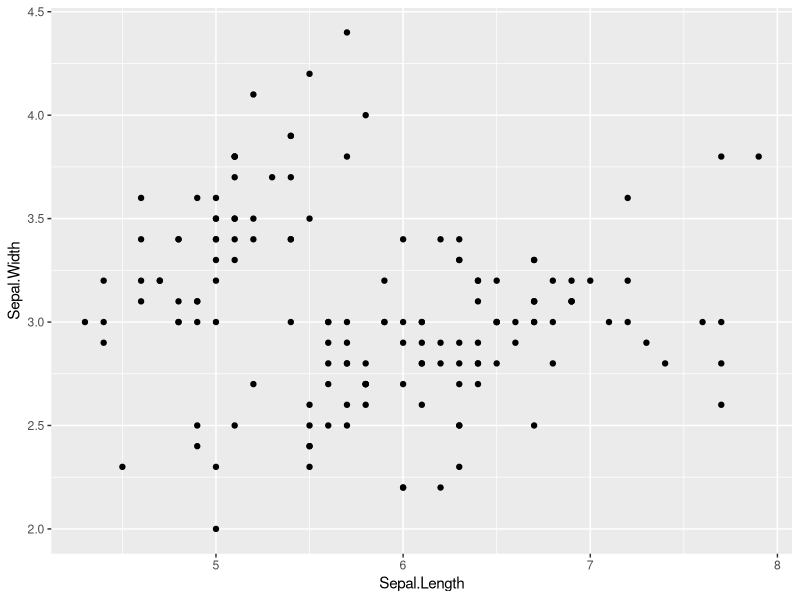
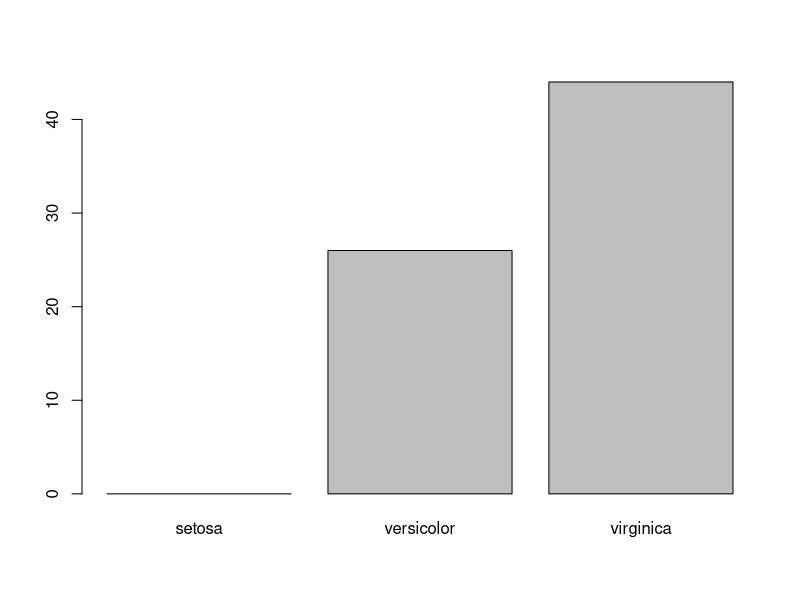
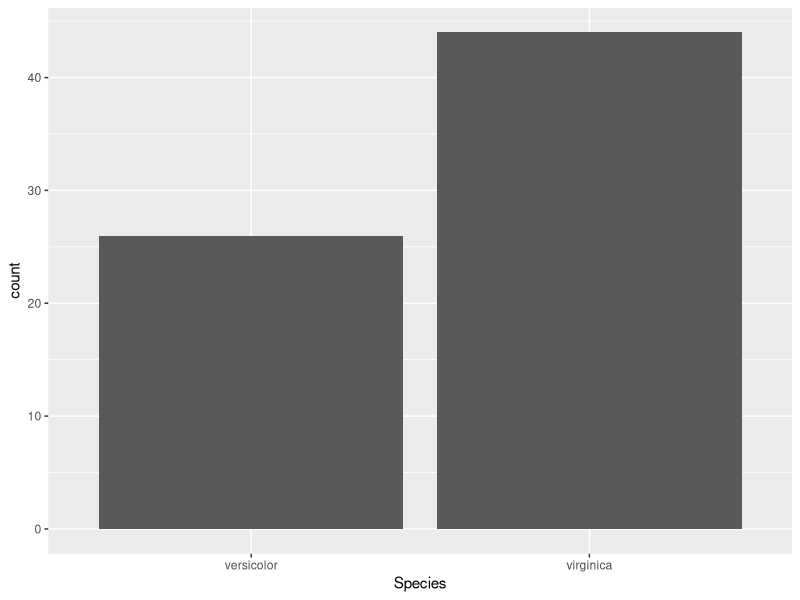
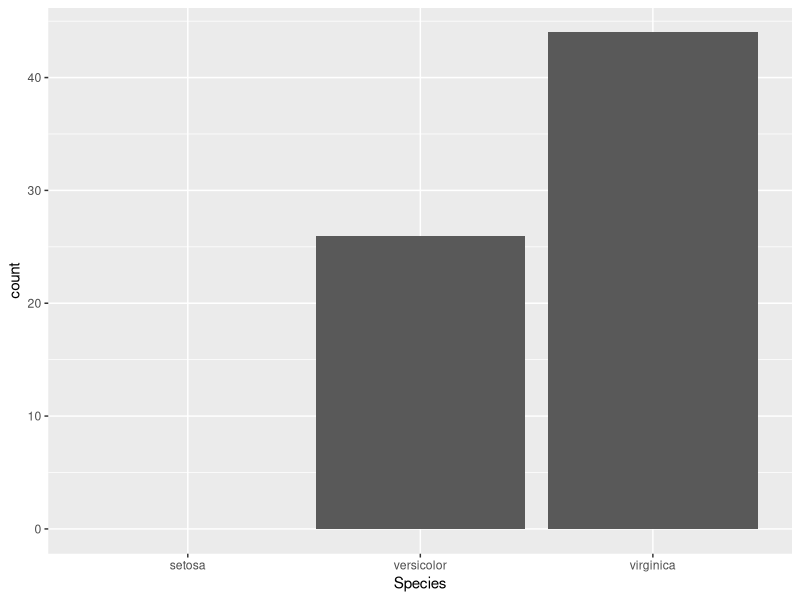
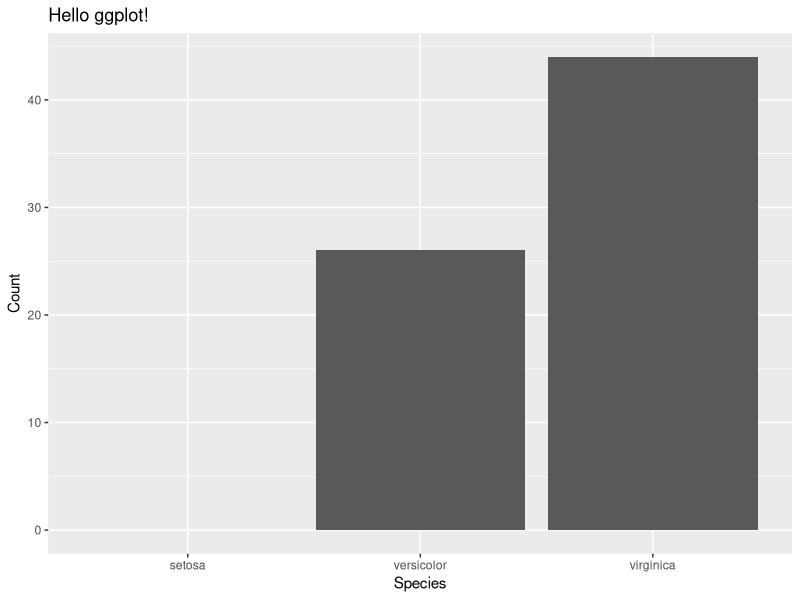
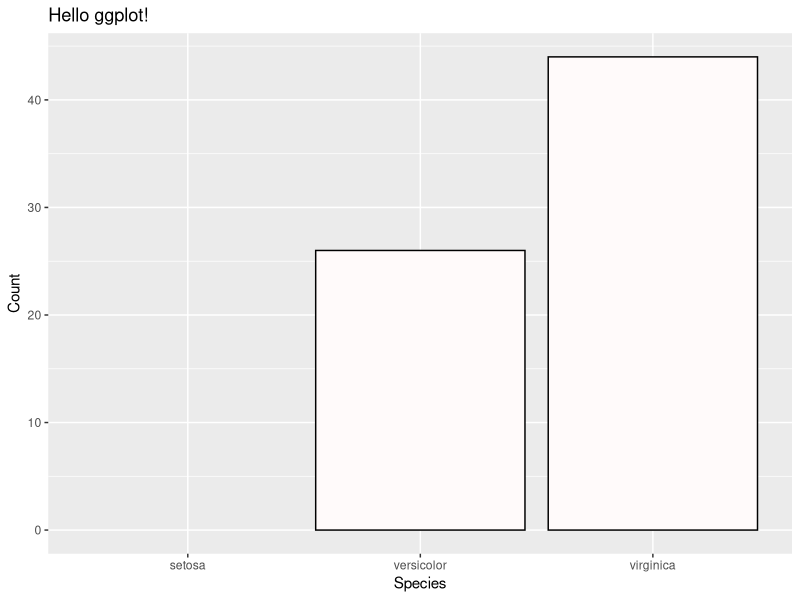
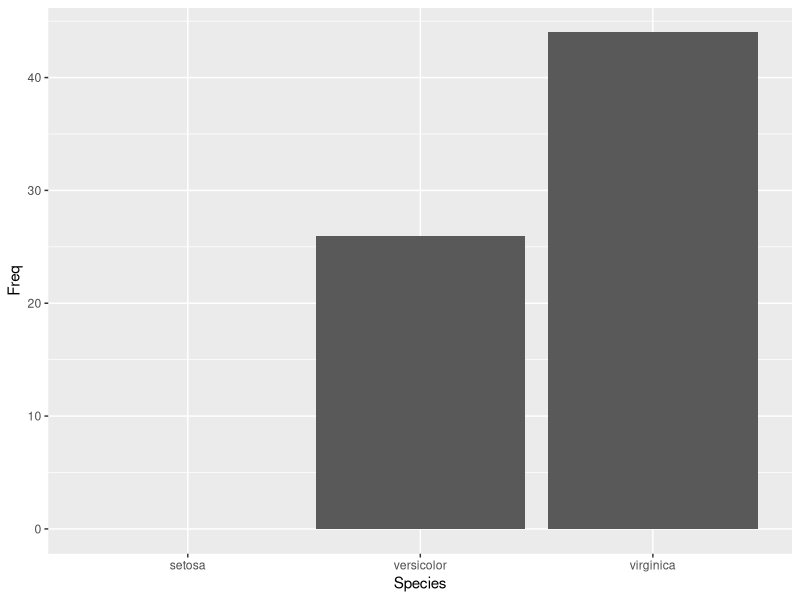
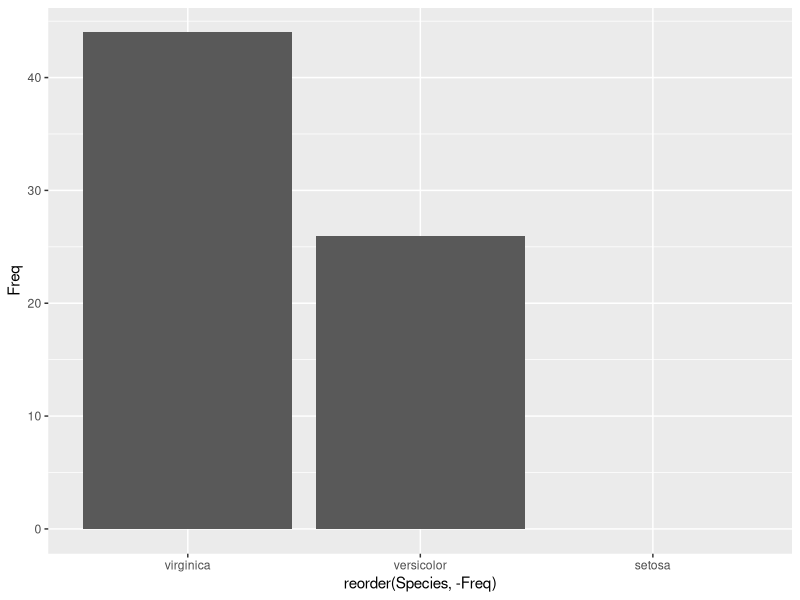

R code for these plots, in order: (Note: this script raises an error after producing the figures.)
## ---- chunk 1
library(ggplot2)
library(gridExtra)
library(dplyr)
## ---- chunk 2
ggplot(data=iris, aes(x=Sepal.Length, y=Sepal.Width)) + geom_point()
## ---- chunk 3
siris <- iris[iris$Sepal.Length > median(iris$Sepal.Length),]
barplot(table(siris$Species))
## ---- chunk 4
ggp <- ggplot(data=siris, aes(x=Species))
ggp + geom_bar()
## ---- chunk 5
ggp <- ggp + scale_x_discrete(drop=FALSE) # keep zero-occurence variable
ggp + geom_bar()
## ---- chunk 6
ggp <- ggp + ylab('Count') + ggtitle('Hello ggplot!')
ggp + geom_bar()
## ---- chunk 7
# want to customize colors? refer to: www.cookbook-r.com/Graphs/Colors_(ggplot2)/
ggp + geom_bar(fill='snow', color='black') # see colors() if you're picky
## ---- chunk 8
precounted <- as.data.frame(table(siris$Species, dnn=c('Species')))
ggplot(precounted, aes(x=Species, y=Freq)) + geom_bar(stat='identity')
## ---- chunk 9
precounted
## ---- chunk 10
ggplot(precounted, aes(x=reorder(Species, -Freq), y=Freq)) + 
  geom_bar(stat='identity') # The order is determined by factor levels
## ---- chunk 11
siris <- dplyr::mutate(siris, Fat=(Sepal.Width > median(Sepal.Width)))
# siris <- within(siris, Fat <- (Sepal.Width > median(Sepal.Width)))
ggp_bygrp <- ggplot(siris, aes(x=Species, fill=Fat)); ggp_bygrp + geom_bar()
## ---- chunk 12
# see ?aes_colour_fill_alpha for more about color grouping
ggplot(siris, aes(x=Species, color=Fat)) + geom_bar()
## ---- chunk 13
ggp_bygrp + geom_bar(position='dodge') # ggp_bygrp + geom_bar(position=position_dodge(1))
## ---- chunk 14
ggplot(iris, aes(x=Sepal.Length)) + geom_bar() # a HISTOGRAM indeed!
## ---- chunk 15
ggplot(iris, aes(x=Sepal.Length, fill=Species)) + 
  geom_bar(position='identity', alpha=.4) # now we have seen stack, dodge, and identity
## ---- chunk 16
ggplot(iris, aes(x=Sepal.Length, fill=Species)) + 
  geom_density(position='identity', alpha=.4) # simply change geom_bar to geom_density
## ---- chunk 17
ggplot(iris, aes(x=Sepal.Length, fill=Species)) + 
  geom_bar(position='identity', alpha=.4) + geom_density(position='identity', alpha=.4)
## ---- chunk 18
ggplot(iris, aes(x=Sepal.Length, y=..density.., fill=Species)) + 
  geom_bar(position='identity', alpha=.4) + geom_density(position='identity', alpha=.4)
## ---- chunk 19
data("salary", package="DSC2014Tutorial") # or load('salary.RData')
par(family='Heiti TC Light') # for OS X (XQuartz device)
hist(salary_2013$平均工時, main=NULL)
## ---- chunk 20
ggplot(salary_2013, aes(x=reorder(行業,-平均工時), y=平均工時)) + 
  geom_bar(stat='identity', alpha=.5) + 
  labs(x='行業別', y='平均月（加班）工時', title='正常工時（虛）與加班工時（實）') +
  theme(text=element_text(family='Heiti TC Light'), # for OS X (XQuartz device)
        axis.text.x=element_text(angle=90, hjust=1, vjust=.5),
        plot.title=element_text(size=26)) +
  geom_bar(aes(x=行業, y=as.numeric(as.character(加班工時))), stat='identity') +
  annotate('text', label='囧', color='red', family='Heiti TC Light', size=10, vjust=-.25,
           x=which(levels(reorder(salary_2013$行業,-salary_2013$平均工時)) == '製造業'), 
           y=as.numeric(as.character(salary_2013[salary_2013$行業=='製造業', '加班工時'])))
## ---- chunk 21
ggp_bygrp + geom_bar()
## ---- chunk 22
siris$Count <- 0L
siris_ag <- aggregate(data=siris, Count ~ Species + Fat, FUN=length)
siris_ag <- do.call(rbind, lapply(split(siris_ag, siris_ag$Species), 
                                  function(x) within(x, Pct <- Count/sum(Count))))
ggplot(siris_ag, aes(x=Species, y=Pct, fill=Fat)) + geom_bar(stat='identity')
## ---- chunk 23
head(siris)[,1:5]
## ---- chunk 24
siris$Count <- 0L
siris_ag <- aggregate(data=siris, Count ~ Species + Fat, FUN=length)
siris_ag <- do.call(rbind, lapply(split(siris_ag, siris_ag$Species), 
                                  function(x) within(x, Pct <- Count/sum(Count))))
rownames(siris_ag) <- NULL
siris_ag
## ---- chunk 25
library(dplyr)
siris_ag <- summarise(group_by(siris, Species, Fat), Count=n())
siris_ag <- mutate(siris_ag, Pct=Count/sum(Count))
siris_ag
## ---- chunk 26
ggplot(siris_ag, aes(x=Species, y=Pct, fill=Fat)) + geom_bar(stat='identity')
## ---- chunk 27
ggplot(siris_ag, aes(x=Species, y=Pct, fill=Fat)) + geom_bar(stat='identity') +
  geom_text(aes(y=Pct, label=Count), color='white') # notice that 'color' is outside aes()
## ---- chunk 28
library(dplyr); siris_ag <- mutate(group_by(siris_ag, Species), Cum.Pct=cumsum(Pct))
ggplot(siris_ag, aes(x=Species, y=Pct, fill=Fat)) + geom_bar(stat='identity') +
  geom_text(aes(y=Cum.Pct, label=Count), color='white', vjust=1.5)
## ---- chunk 29
# not meaningful but plottable
ggplot(iris, aes(x=Sepal.Width, y=Sepal.Length)) + geom_line() 
## ---- chunk 30
WorldPhones
str(WorldPhones)
## ---- chunk 31
ggplot(WorldPhones, aes(x=rownames(WorldPhones), y=Asia)) + geom_line()
## ---- chunk 32
WorldPhones.DF <- as.data.frame(WorldPhones)
WorldPhones.DF$year <- rownames(WorldPhones.DF)
class(WorldPhones.DF) # this time we should be fine!
## ---- chunk 33
ggplot(WorldPhones.DF, aes(x=year, y=Asia)) + geom_line()
## ---- chunk 34
ggplot(WorldPhones.DF, aes(x=year, y=Asia, group=1)) + geom_line()
## ---- chunk 35
ggplot(WorldPhones.DF, aes(x=as.numeric(year), y=Asia)) + geom_line()
## ---- chunk 36
ggplot(WorldPhones.DF, aes(x=year, y=Asia, group=1)) + geom_line()
## ---- chunk 37
ggplot(WorldPhones.DF, aes(x=as.numeric(year), y=Asia)) + geom_line()
## ---- chunk 38
ggplot(WorldPhones.DF, aes(x=year, y=Asia, group=1)) + geom_line() + 
  geom_point(shape=19, size=3, color='red')
## ---- chunk 39
ggplot(WorldPhones.DF, aes(x=as.numeric(year), y=Asia)) + geom_line() + 
  geom_point(shaep=19, size=3, color='red')
## ---- chunk 40
matplot(x=WorldPhones.DF$year, y=WorldPhones.DF[,1:3], type='l', lty=1, col=1:3)
legend('topleft', legend=colnames(WorldPhones.DF)[1:3], lty=1, col=1:3)
## ---- chunk 41
WorldPhones.DF[, c(1:3, 8)]
## ---- chunk 42
WP <- WorldPhones.DF[, c(1:3, 8)]
WP <- cbind(stack(WP[, 1:3]), WP$year)
colnames(WP) <- c('Value', 'Region', 'Year')
WP[1:10,]
## ---- chunk 43
# solution 1: use stack
WP <- WorldPhones.DF[, c(1:3, 8)]
WP.long <- cbind(stack(WP[, 1:3]), WP$year)
colnames(WP.long) <- c('Value', 'Region', 'Year')

# solution 2: use reshape
WP.long2 <- reshape(WP, direction='long', varying=list(names(WP)[1:3]), v.names='Value',
                   idvar='year', times=names(WP)[1:3], timevar='Region')

identical(WP.long$Value, WP.long2$Value)
## ---- chunk 44
WP.long[1:12,]
## ---- chunk 45
WP.long$Year <- as.integer(as.character(WP.long$Year))
ggplot(WP.long, aes(x=Year, y=Value, color=Region)) + geom_line()
## ---- chunk 46
ggplot(WP.long, aes(x=Year, y=Value, linetype=Region)) + geom_line()
## ---- chunk 47
ggplot(WP.long, aes(x=factor(Year), y=Value, linetype=Region, group=Region)) + geom_line()
## ---- chunk 48
ggplot(WP.long, aes(x=Year, y=Value, linetype=Region)) + geom_line() +
  guides(linetype=guide_legend(reverse=TRUE))
## ---- chunk 49
data("salary", package="DSC2014Tutorial") # or load('salary.RData')
plot(x=salary_cpi$year, y=salary_cpi$salary, type='l', xlab='Year', ylab='Wage')
lines(x=salary_cpi$year, y=salary_cpi$real_wage, col='red')
legend('bottomright', c('Nominal', 'Real'), lty=c(1,1), col=c('black','red'), inset=.02)
## ---- chunk 50
tmp <- salary_cpi[, c(1,2,4)]
tmp <- cbind(stack(tmp[, 2:3]), tmp$year)
colnames(tmp) <- c('Value', 'Type', 'Year')
ggplot(tmp, aes(x=Year, y=Value, color=Type)) + geom_line() +
  labs(ylab='NT dollars', title='Real Wage Trending Down...') +
  scale_color_discrete(name='Salary Type', labels=c('Real', 'Nominal')) +
  annotate('rect', xmin=97, xmax=99, ymin=-Inf, ymax=Inf, fill='blue', alpha=.25) +
  annotate('text', label='try ?annotate for help', size=8, vjust=-.25, x=98, y=10000)
## ---- chunk 51
movies1 <- movies[!is.na(movies$budget),]
ggplot(movies1, aes(x=budget, y=rating)) + geom_point()
## ---- chunk 52
ggplot(movies1, aes(x=budget, y=rating)) + geom_point(shape=5, size=3)
## ---- chunk 53
spoint <- data.frame(x=1,y=1)
symbol_points <- list()
for (i in 1:25) {
    symbol_points[[i]] <- ggplot(spoint, aes(x=x,y=y)) + 
        geom_point(shape=i, size=5) +
        ggtitle(sprintf('shape=%s',i)) + 
        theme(axis.text.x=element_blank(), axis.text.y=element_blank()) +
        xlab('') + ylab('')
}
symbols <- do.call(arrangeGrob,symbol_points)
symbols
## ---- chunk 54
ggplot(movies1, aes(x=budget, y=rating, color=Action)) + geom_point()
## ---- chunk 55
ggplot(movies1, aes(x=budget, y=rating, color=factor(Action))) + 
  geom_point() + labs(color='Action Movie?')
## ---- chunk 56
ggplot(movies1, aes(x=budget, y=rating, color=factor(Action), shape=(length > 120))) + 
  geom_point(size=3) + labs(color='Action Movie?')
## ---- chunk 57
ggplot(movies, aes(x=votes, y=rating)) + geom_point() +
  stat_smooth(method=lm, level=.95) # add se=FALSE to disable CI
## ---- chunk 58
ggplot(movies, aes(x=votes, y=rating)) + geom_point() + stat_smooth()
## ---- chunk 59
ggplot(movies1, aes(x=budget, y=rating, color=factor(Action))) + 
  geom_point() + labs(color='Action Movie?') + stat_smooth(method=lm, se=FALSE)
## ---- chunk 60
lm_model <- lm(rating ~ budget, data=movies1)
ggplot(movies1, aes(x=budget, y=rating)) + geom_point() +
  geom_line(aes(x=budget, y=lm_model$fitted.values), color='blue')
## ---- chunk 61
starmovies <- movies[movies$votes > mean(movies$votes),]
starmovies <- starmovies[order(-starmovies$rating),][1:10,]
ggplot(starmovies, aes(x=votes, y=rating)) + geom_point() + geom_text(aes(label=title))
## ---- chunk 62
ggplot(starmovies, aes(x=votes, y=rating)) + geom_point(color='red') + 
  geom_text(aes(label=title), hjust=0, vjust=0, angle=20) +
  xlim(0, max(starmovies$votes)*2) +
  ylim(min(starmovies$rating), 9.2)
## ---- chunk 63
movietype <- colnames(movies)[18:24]
movies1_singletype <- movies1[rowSums(movies1[, movietype]) == 1,] # remove multi-typed
# mean(movies1_singletype[movies1_singletype$Animation == 1, 'budget'])
lmfit <- lm(as.formula(paste('budget ~', paste(movietype, collapse=' + '))), 
            movies1_singletype)
summary(lmfit)$coef # where is type 'Short'?
## ---- chunk 64
dummies <- as.matrix(movies1_singletype[, movietype])
movies1_singletype$Type <- factor(dummies %*% (1:length(movietype)), labels=movietype) 
ggplot(movies1_singletype, aes(x=budget, y=rating, color=Type)) + 
  geom_point() +
  stat_smooth(method=lm, se=FALSE, fullrange=FALSE, size=1.5) +
  scale_color_discrete(name='Movie Type: # of samples', labels=paste(levels(movies1_singletype$Type), ': ', table(movies1_singletype$Type)))
## ---- chunk 65
dd <- as.matrix(movies1_singletype[, movietype])
head(dd)
## ---- chunk 66
head(factor(dd %*% (1:length(movietype)), labels=movietype))
## ---- chunk 67
interact_terms <- paste(paste(movietype, '*budget', sep=''), collapse=' + ')
lmfit <- lm(as.formula(paste('rating ~', interact_terms)), movies1_singletype)
tail(summary(lmfit)$coef)
## ---- chunk 68
plot(movies1$budget, movies1$rating) # base solution
abline(h=median(movies1$rating), col='red')
text(x=max(movies1$budget)*.9, y=median(movies1$rating), 
     labels='Median of Rating', col='red', pos=1)
## ---- chunk 69
brggp <- ggplot(movies1, aes(x=budget, y=rating)) + geom_point() 
brggp + geom_hline(yintercept=median(movies1$rating)) # ?geom_abline for general setup
# brggp + geom_hline(data=movies1, aes(yintercept=median(rating)))  # the same
# brggp + geom_hline(aes(yintercept=median(movies1$rating)))        # the same
## ---- chunk 70
brggp + geom_hline(yintercept=median(movies1$rating), color='red') + 
  annotate('text', x=Inf, y=median(movies1$rating), 
           label='Medaion of Rating', color='red', vjust=1.2, hjust=1)
# Don't use geom_text for single annotation to avoid overplotting
## ---- chunk 71
shaw <- movies1[grep('Shawshank Redemption', movies1$title, fixed=TRUE),]
brggp + annotate('segment', xend=shaw$budget, yend=shaw$rating, x=Inf, y=-Inf,
                 arrow=grid::arrow(), color='red') +
  annotate('text', label='The Shawshank Redemption?', x=Inf, y=-Inf,
           hjust=1.5, vjust=-1, color='red')
## ---- chunk 72
yearcount <- aggregate(title ~ year, data=movies, FUN=length)
ggplot(yearcount, aes(x=year, y=title)) + geom_line() +
  annotate('rect', xmin=1990, xmax=2000, ymin=-Inf, ymax=Inf, fill='blue', alpha=.25)
## ---- chunk 73
gg <- ggplot(movies1_singletype, aes(x=rating, y=..density..)) + geom_bar()
gg + facet_grid(Action ~ .) # Plot with grouping variable in different window (Vertical)
## ---- chunk 74
# Plot with grouping variable in different window (Horizontal)
gg + facet_grid(. ~ Action) 
## ---- chunk 75
movies1_singletype$modern <- (movies1_singletype$year > 2000)
ggplot(movies1_singletype, aes(x=rating, y=..density..)) + 
  geom_bar() + facet_grid(modern ~ Action)
## ---- chunk 76
movies1_singletype$rated <- (movies1_singletype$mpaa != '')
ggplot(movies1_singletype, aes(x=rating, color=modern)) + 
  geom_line(stat="density") + facet_grid(Type ~ rated)
## ---- chunk 77
print(label_value) # the default labeller plugg in facet_grid(..., labeller)
mylabeller <- function(variable, value){
  if ( variable=='rated' ) 
    value <- ifelse(value == TRUE, 'Rated Movies', 'Unrated Movies')
  else if ( variable=='Type' ) 
    as.character(value)
}
## ---- chunk 78
ggplot(movies1_singletype, aes(x=rating, color=modern)) +
  geom_line(stat="density") + facet_grid(Type ~ rated, labeller=mylabeller)
## ---- chunk 79
library(gridExtra)
drawPoint <- function(i) {
  ggplot(data.frame(x=1, y=1), aes(x=x,y=y)) + 
    geom_point(shape=i, size=5) +
    ggtitle(sprintf('shape=%s',i)) + 
    theme(axis.text.x=element_blank(), axis.text.y=element_blank()) +
    xlab('') + ylab('')
  }
drawPoint(25)
## ---- chunk 80
symbol_points <- mapply(drawPoint, 1:25, SIMPLIFY=FALSE)
symbols <- do.call(arrangeGrob, symbol_points)
symbols
